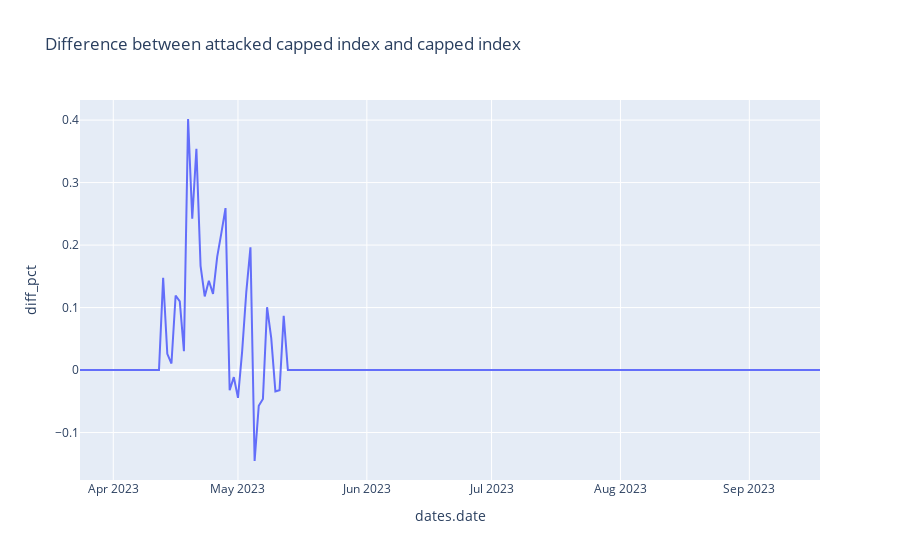

Here is the notebook cell this chart was saved with:
### Code cell
# Plot difference between capped_ind and att_capped_ind using plotly
diff = pd.DataFrame()
# Rename column index to att_capped_index
att_capped_ind = att_capped_ind.rename(columns={'index': 'att_capped_index'})
diff = att_capped_ind.merge(capped_ind, on='dates.date', how='inner')
diff['diff_pct'] = (diff['att_capped_index'] - diff['index']) * 100/diff['index']
px.line(diff, x='dates.date', y='diff_pct', title='Difference between attacked capped index and capped index')

### Figure 1 — Plotly figure (JSON) as saved in the notebook; plotly's stock layout.template omitted (floating-point values rounded to 4 significant figures; data arrays with more than 128 entries replaced by an {"elided": "..."} marker saying what was removed)
{"data": [{"hovertemplate": "dates.date=%{x}<br>diff_pct=%{y}<extra></extra>", "legendgroup": "", "line": {"color": "#636efa", "dash": "solid"}, "marker": {"symbol": "circle"}, "mode": "lines", "name": "", "orientation": "v", "showlegend": false, "type": "scatter", "x": {"elided": "179 str values"}, "xaxis": "x", "y": {"elided": "179 float values"}, "yaxis": "y"}], "layout": {"legend": {"tracegroupgap": 0}, "title": {"text": "Difference between attacked capped index and capped index"}, "xaxis": {"anchor": "y", "domain": [0, 1], "title": {"text": "dates.date"}}, "yaxis": {"anchor": "x", "domain": [0, 1], "title": {"text": "diff_pct"}}}}
